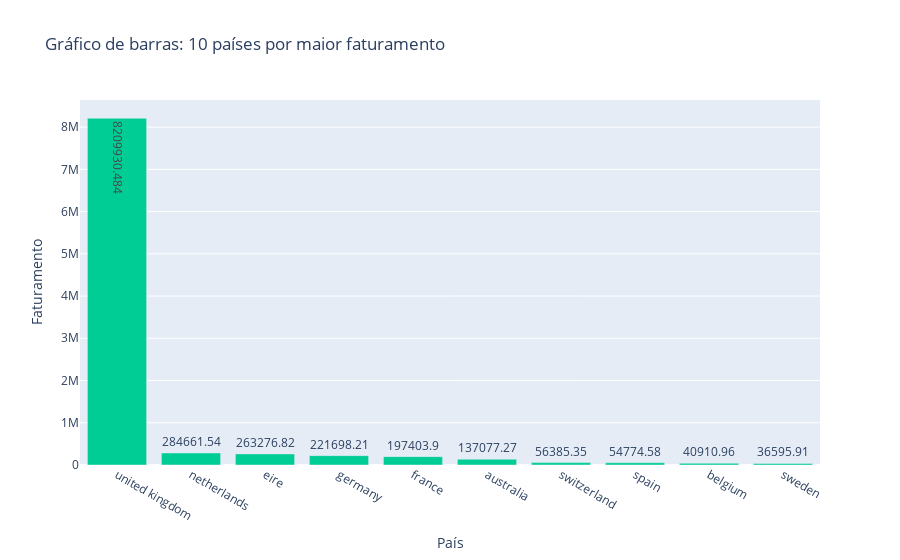

Here is the notebook cell this chart was saved with:
### Markdown cell above
## 10 Países que mais compram 
Os primeiros 10 maiores países que contribuem para o faturamento em evidência

### Code cell
fig = px.bar(
    df_top_10,
    x='Country',
    y='Total',
    title='Gráfico de barras: 10 países por maior faturamento',
    labels={'Country': 'País', 'Total': 'Faturamento'},
    text='Total',
    color_discrete_sequence=['#00CC96']
)
fig.show(
)
df_top_10 = df_faturamento_ordenado.head(10)
df_top_10

### Figure 1 — Plotly figure (JSON) as saved in the notebook; plotly's stock layout.template omitted (floating-point values rounded to 4 significant figures)
{"data": [{"alignmentgroup": "True", "hovertemplate": "País=%{x}<br>Faturamento=%{text}<extra></extra>", "legendgroup": "", "marker": {"color": "#00CC96", "pattern": {"shape": ""}}, "name": "", "offsetgroup": "", "orientation": "v", "showlegend": false, "text": [8210000.0, 284700.0, 263300.0, 221700.0, 197400.0, 137100.0, 56390.0, 54770.0, 40910.0, 36600.0], "textposition": "auto", "type": "bar", "x": ["united kingdom", "netherlands", "eire", "germany", "france", "australia", "switzerland", "spain", "belgium", "sweden"], "xaxis": "x", "y": [8210000.0, 284700.0, 263300.0, 221700.0, 197400.0, 137100.0, 56390.0, 54770.0, 40910.0, 36600.0], "yaxis": "y"}], "layout": {"barmode": "relative", "legend": {"tracegroupgap": 0}, "title": {"text": "Gráfico de barras: 10 países por maior faturamento"}, "xaxis": {"anchor": "y", "domain": [0, 1], "title": {"text": "País"}}, "yaxis": {"anchor": "x", "domain": [0, 1], "title": {"text": "Faturamento"}}}}
